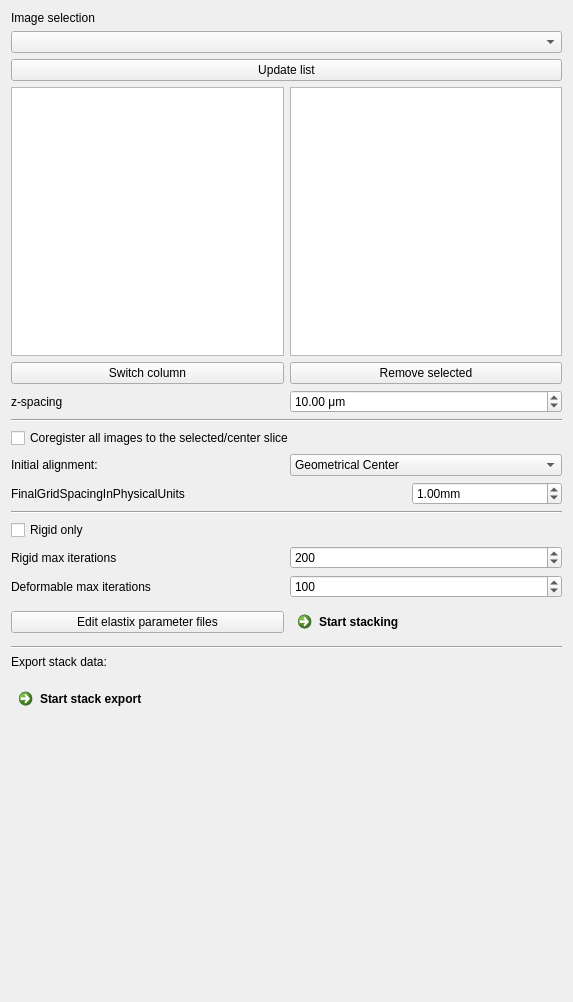
<?xml version="1.0" encoding="UTF-8"?>
<ui version="4.0">
 <class>m2Reconstruction3DControls</class>
 <widget class="QWidget" name="m2Reconstruction3DControls">
  <property name="geometry">
   <rect>
    <x>0</x>
    <y>0</y>
    <width>573</width>
    <height>1002</height>
   </rect>
  </property>
  <property name="minimumSize">
   <size>
    <width>0</width>
    <height>0</height>
   </size>
  </property>
  <property name="windowTitle">
   <string>QmitkTemplate</string>
  </property>
  <layout class="QVBoxLayout" name="verticalLayout">
   <item>
    <widget class="QLabel" name="label_5">
     <property name="text">
      <string>Image selection</string>
     </property>
    </widget>
   </item>
   <item>
    <widget class="QComboBox" name="imageTypeSelection"/>
   </item>
   <item>
    <widget class="QPushButton" name="btnUpdateList">
     <property name="toolTip">
      <string>Do image processing</string>
     </property>
     <property name="text">
      <string>Update list</string>
     </property>
    </widget>
   </item>
   <item>
    <layout class="QHBoxLayout" name="dataSelection">
     <item>
      <layout class="QVBoxLayout" name="modality1_layout">
       <item>
        <widget class="QListWidget" name="modality1ListWidget"/>
       </item>
      </layout>
     </item>
     <item>
      <layout class="QVBoxLayout" name="modality2_layout">
       <item>
        <widget class="QListWidget" name="modality2ListWidget"/>
       </item>
      </layout>
     </item>
    </layout>
   </item>
   <item>
    <layout class="QHBoxLayout" name="horizontalLayout_9">
     <item>
      <widget class="QPushButton" name="btnSwitch">
       <property name="text">
        <string>Switch column</string>
       </property>
      </widget>
     </item>
     <item>
      <widget class="QPushButton" name="btnRemove">
       <property name="text">
        <string>Remove selected</string>
       </property>
      </widget>
     </item>
    </layout>
   </item>
   <item>
    <layout class="QHBoxLayout" name="zSpacing_layout">
     <item>
      <widget class="QLabel" name="label_2">
       <property name="minimumSize">
        <size>
         <width>0</width>
         <height>0</height>
        </size>
       </property>
       <property name="maximumSize">
        <size>
         <width>16777215</width>
         <height>16777215</height>
        </size>
       </property>
       <property name="text">
        <string>z-spacing</string>
       </property>
      </widget>
     </item>
     <item>
      <widget class="QDoubleSpinBox" name="spinBoxZSpacing">
       <property name="suffix">
        <string> μm</string>
       </property>
       <property name="decimals">
        <number>2</number>
       </property>
       <property name="maximum">
        <double>10000.000000000000000</double>
       </property>
       <property name="value">
        <double>10.000000000000000</double>
       </property>
      </widget>
     </item>
    </layout>
   </item>
   <item>
    <widget class="Line" name="line">
     <property name="orientation">
      <enum>Qt::Orientation::Horizontal</enum>
     </property>
    </widget>
   </item>
   <item>
    <widget class="QCheckBox" name="chkBxCoRegistrationToSelected">
     <property name="text">
      <string>Coregister all images to the selected/center slice</string>
     </property>
    </widget>
   </item>
   <item>
    <layout class="QHBoxLayout" name="initialAlignment_layout">
     <item>
      <widget class="QLabel" name="label_6">
       <property name="text">
        <string>Initial alignment:</string>
       </property>
      </widget>
     </item>
     <item>
      <widget class="QComboBox" name="comboBox">
       <property name="currentIndex">
        <number>2</number>
       </property>
       <item>
        <property name="text">
         <string>None</string>
        </property>
       </item>
       <item>
        <property name="text">
         <string>Center of Gravity</string>
        </property>
       </item>
       <item>
        <property name="text">
         <string>Geometrical Center</string>
        </property>
       </item>
      </widget>
     </item>
    </layout>
   </item>
   <item>
    <layout class="QVBoxLayout" name="verticalLayout_5">
     <item>
      <layout class="QHBoxLayout" name="horizontalLayout_6">
       <item>
        <widget class="QLabel" name="label_7">
         <property name="text">
          <string>FinalGridSpacingInPhysicalUnits</string>
         </property>
        </widget>
       </item>
       <item>
        <widget class="QDoubleSpinBox" name="spinBoxFinalGridSpacing">
         <property name="minimumSize">
          <size>
           <width>150</width>
           <height>0</height>
          </size>
         </property>
         <property name="maximumSize">
          <size>
           <width>150</width>
           <height>16777215</height>
          </size>
         </property>
         <property name="suffix">
          <string>mm</string>
         </property>
         <property name="decimals">
          <number>2</number>
         </property>
         <property name="minimum">
          <double>0.010000000000000</double>
         </property>
         <property name="maximum">
          <double>100000.000000000000000</double>
         </property>
         <property name="singleStep">
          <double>0.200000000000000</double>
         </property>
         <property name="value">
          <double>1.000000000000000</double>
         </property>
        </widget>
       </item>
      </layout>
     </item>
    </layout>
   </item>
   <item>
    <widget class="Line" name="line_5">
     <property name="orientation">
      <enum>Qt::Orientation::Horizontal</enum>
     </property>
    </widget>
   </item>
   <item>
    <widget class="QCheckBox" name="chkBxRigidOnly">
     <property name="text">
      <string>Rigid only</string>
     </property>
    </widget>
   </item>
   <item>
    <layout class="QHBoxLayout" name="rigidIterations_layout">
     <item>
      <widget class="QLabel" name="label">
       <property name="text">
        <string>Rigid max iterations</string>
       </property>
      </widget>
     </item>
     <item>
      <widget class="QSpinBox" name="RigidMaxIters">
       <property name="suffix">
        <string/>
       </property>
       <property name="maximum">
        <number>100000</number>
       </property>
       <property name="value">
        <number>200</number>
       </property>
      </widget>
     </item>
    </layout>
   </item>
   <item>
    <layout class="QHBoxLayout" name="deformableIterations_layout">
     <item>
      <widget class="QLabel" name="label_3">
       <property name="text">
        <string>Deformable max iterations</string>
       </property>
      </widget>
     </item>
     <item>
      <widget class="QSpinBox" name="DeformableMaxIters">
       <property name="maximum">
        <number>100000</number>
       </property>
       <property name="value">
        <number>100</number>
       </property>
      </widget>
     </item>
    </layout>
   </item>
   <item>
    <layout class="QHBoxLayout" name="mainControls_layout">
     <item>
      <widget class="QPushButton" name="btnEditParameterFiles">
       <property name="text">
        <string>Edit elastix parameter files</string>
       </property>
      </widget>
     </item>
     <item>
      <widget class="QCommandLinkButton" name="btnStartStacking">
       <property name="text">
        <string>Start stacking</string>
       </property>
      </widget>
     </item>
    </layout>
   </item>
   <item>
    <widget class="Line" name="line_4">
     <property name="orientation">
      <enum>Qt::Orientation::Horizontal</enum>
     </property>
    </widget>
   </item>
   <item>
    <widget class="QLabel" name="label_4">
     <property name="text">
      <string>Export stack data:</string>
     </property>
    </widget>
   </item>
   <item>
    <widget class="QmitkSingleNodeSelectionWidget" name="centroidListSelector" native="true">
     <property name="toolTip">
      <string>&lt;html&gt;&lt;head/&gt;&lt;body&gt;&lt;p&gt;Select a list of centroids. For each centroid a 3D stack ion image  is generated and stored on disk.&lt;/p&gt;&lt;/body&gt;&lt;/html&gt;</string>
     </property>
    </widget>
   </item>
   <item>
    <widget class="QCommandLinkButton" name="btnStartStackExport">
     <property name="text">
      <string>Start stack export</string>
     </property>
    </widget>
   </item>
   <item>
    <spacer name="verticalSpacer">
     <property name="orientation">
      <enum>Qt::Orientation::Vertical</enum>
     </property>
     <property name="sizeHint" stdset="0">
      <size>
       <width>20</width>
       <height>40</height>
      </size>
     </property>
    </spacer>
   </item>
   <item>
    <widget class="QmitkSingleNodeSelectionWidget" name="stackImageSelector" native="true">
     <property name="toolTip">
      <string>&lt;html&gt;&lt;head/&gt;&lt;body&gt;&lt;p&gt;Select a SpectrumImage. &lt;/p&gt;&lt;/body&gt;&lt;/html&gt;</string>
     </property>
    </widget>
   </item>
  </layout>
 </widget>
 <layoutdefault spacing="6" margin="11"/>
 <customwidgets>
  <customwidget>
   <class>QmitkSingleNodeSelectionWidget</class>
   <extends>QWidget</extends>
   <header>QmitkSingleNodeSelectionWidget.h</header>
   <container>1</container>
  </customwidget>
 </customwidgets>
 <resources/>
 <connections/>
</ui>
